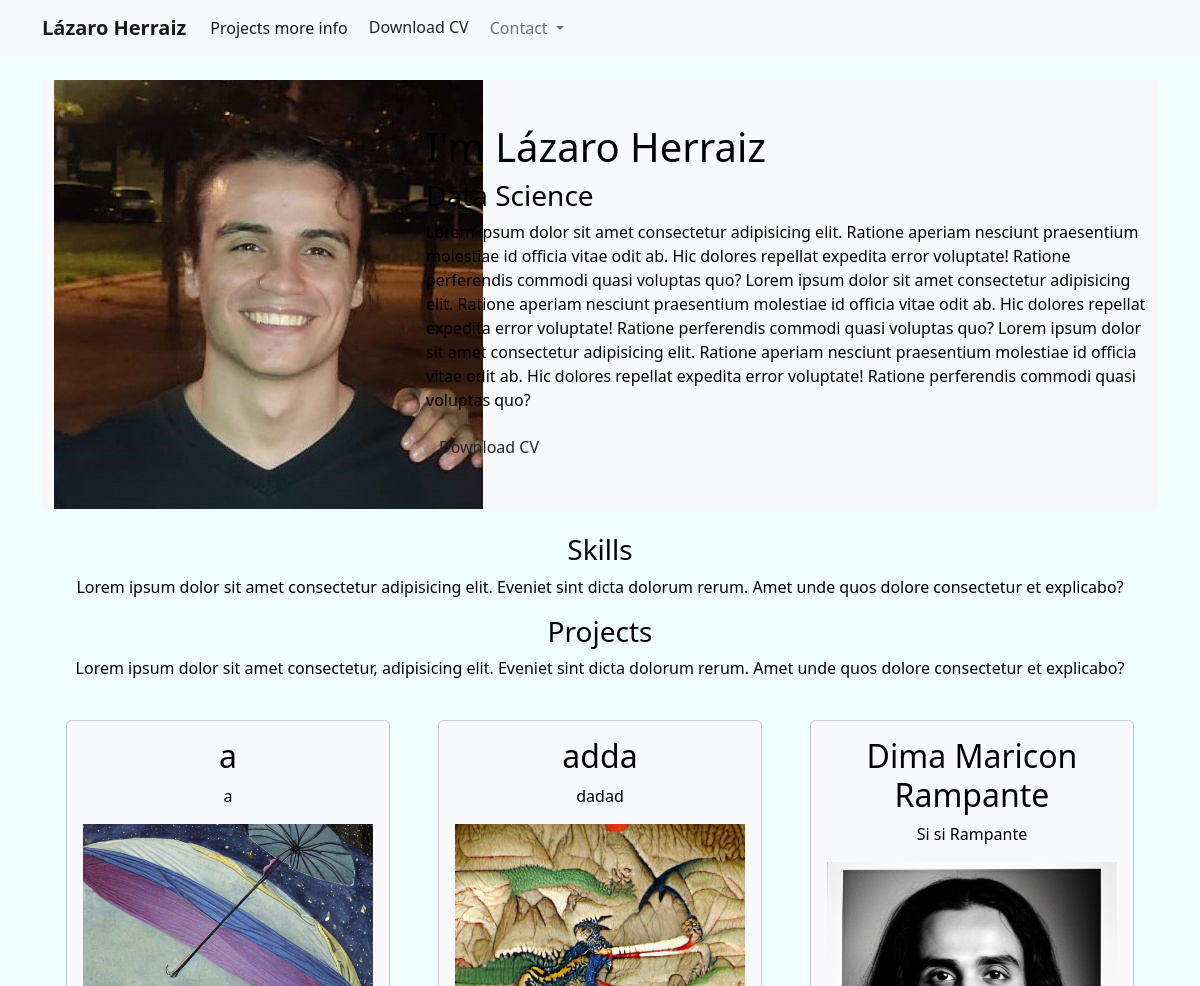
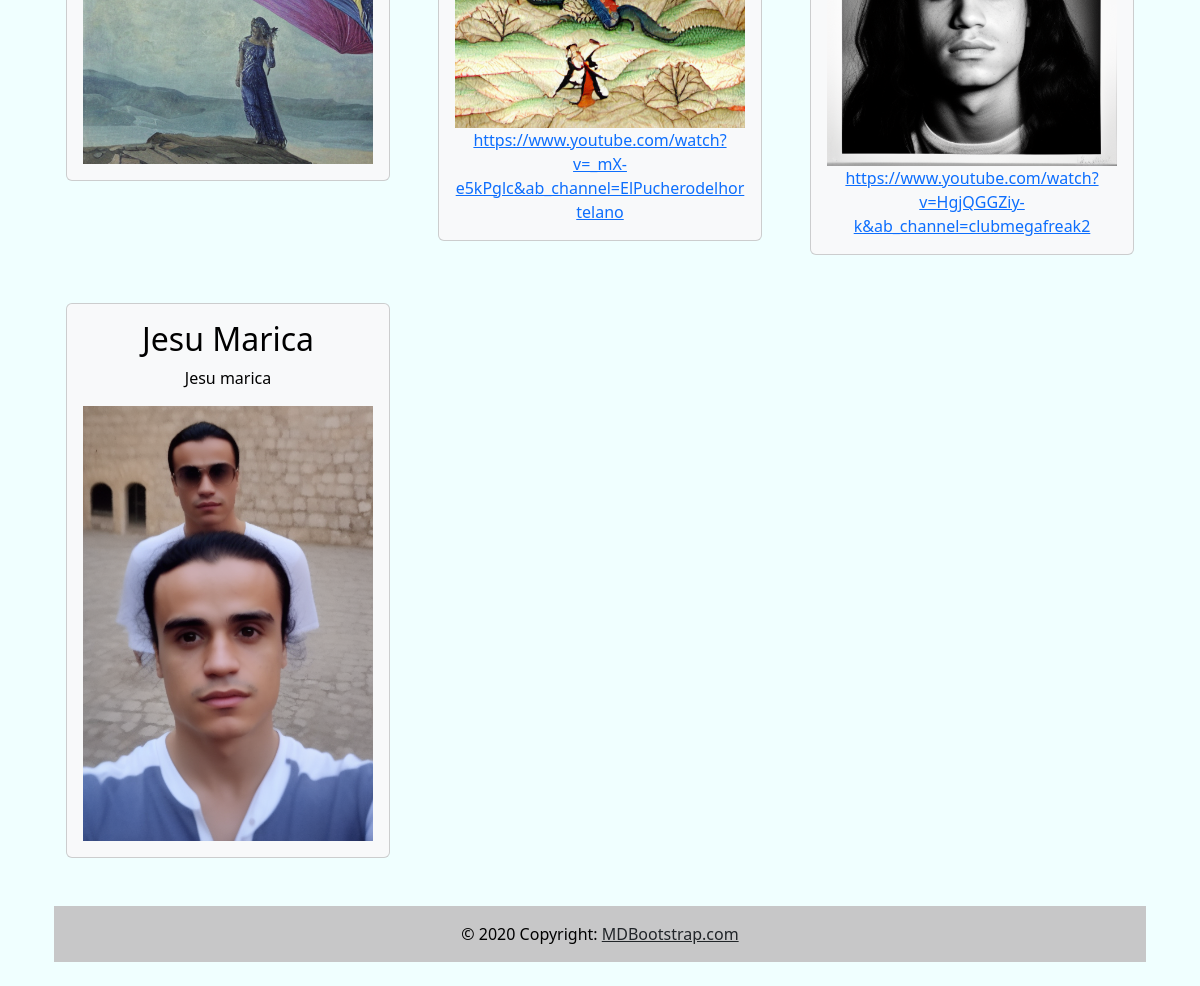
The page / on the database its author committed (2 pictures, top to bottom).
### portfolio/models.py (models this page shows)
class Projects(models.Model):
    title = CharField(max_length=100)
    description = CharField(max_length=300)
    image = ImageField(upload_to='portfolio/images/')
    url = URLField(blank=True)

### portfolio/views.py (the view)
# urls.py: 2. Add a URL to urlpatterns:  path('', views.home, name='home')
def home(request):
    projects  = Projects.objects.all
    return render(request,'home.html',{'projects':projects})

### portfolio/templates/home.html (shortened to what this page needs)
{% extends 'layout.html'%}
{% block content%}
{% load static%}
<header class="row bg-light" >
    <div class="col-md-4">
        <img src="{% static 'portfoliio\profile2.jpg' %}" alt ="">
    </div>
    <div class="col-md-8 my-auto">
        <h1> I'm Lázaro Herraiz</h1>
        <h3> Data Science </h3>
        <p>Lorem ipsum dolor sit amet consectetur adipisicing elit. Ratione aperiam nesciunt praesentium molestiae id officia
            vitae odit ab. Hic dolores repellat expedita error voluptate! Ratione perferendis commodi quasi voluptas quo?
            Lorem ipsum dolor sit amet consectetur adipisicing elit. Ratione aperiam nesciunt praesentium molestiae id officia
            vitae odit ab. Hic dolores repellat expedita error voluptate! Ratione perferendis commodi quasi voluptas quo?
            Lorem ipsum dolor sit amet consectetur adipisicing elit. Ratione aperiam nesciunt praesentium molestiae id officia
            vitae odit ab. Hic dolores repellat expedita error voluptate! Ratione perferendis commodi quasi voluptas quo?
        </p>
        <a
          class="btn"
          href={%static "portfoliio\CV.pdf" %}
          target="_blank"
          >
            Download CV</a>
    </div>
</header>
<div class="row my-4 text-center">
    <h3>Skills</h3>
    <p>
        Lorem ipsum dolor sit amet consectetur
        adipisicing elit. Eveniet sint dicta dolorum rerum.
        Amet unde quos dolore consectetur et explicabo?
    </p>
    <h3>Projects</h3>
    <p>
        Lorem ipsum dolor sit amet consectetur, adipisicing elit. Eveniet sint dicta dolorum rerum. Amet unde quos dolore consectetur et explicabo?
    </p>
    {% for project in projects %}
        <div class="col-md-4 p-4    ">
            <div class="card bg-light">
                <div class="card-body">
                    <h2> {{project.title}} </h2>
                    <p> {{project.description}}</p>
                    <img src="{{project.image.url}}" alt'{{project.title}}' class = 'img-fluid  '>
                    {%if project.url%}
                        <a href="{{project.url}}">{{project.url}}</a>
                    {%endif%}
                </div>
            </div>
        </div>
    {% endfor %}
    {% endblock %}

### portfolio/templates/layout.html (shortened to what this page needs)
{% load static%}
<!DOCTYPE html>
<html lang="en">
<head>
    <link href="https://cdn.jsdelivr.net/npm/bootstrap@5.2.3/dist/css/bootstrap.min.css"
    rel="stylesheet">
    <link rel = 'stylesheet' href="{% static 'main.css'%}">
</head>
<body class = 'text-black'>
    {% include 'partials/navbar.html'%}
    <div class = 'container p-4'> {% block content%}
        {% endblock %}</div>
    {% include 'partials/footer.html'%}
</body>
</html>

### portfolio/templates/partials/navbar.html (shortened to what this page needs)
{% load static%}
<nav class="navbar navbar-expand-lg bg-light">
  <div class="container">
    <a class="navbar-brand fw-bold" href="/">Lázaro Herraiz</a>
    <div class="collapse navbar-collapse" id="navbarNavAltMarkup">
      <div class="navbar-nav">
        <a class="nav-link active" aria-current="page" href="/blog/">Projects more info</a>
        <a
        class="btn"
        href="{% static 'portfoliio/CV.pdf' %}"
        target="_blank"
        >Download CV</a>
        <li class="nav-item dropdown">
          <a class="nav-link dropdown-toggle" href="#" role="button" data-bs-toggle="dropdown" aria-expanded="false">
            Contact
          </a>
        </li>
      </div>
    </div>
  </div>
</nav>

### portfolio/templates/partials/footer.html
<footer class="bg-light text-center text-lg-start">
    <div class="text-center p-3" style="background-color: rgba(0, 0, 0, 0.2);">
      © 2020 Copyright:
      <a class="text-dark" href="https://mdbootstrap.com/">MDBootstrap.com</a>
    </div>
  </footer>

### portfolio/static/main.css (style rules this page uses)
body { background-color: azure; }

### rows shown on the page
Projects: title "a", description "a", image (picture)
Projects: title "adda", description "dadad", image (picture), url "https://www.youtube.com/watch?v=_mX-e5kPglc&ab_channel=ElPucherodelhortelano"
Projects: title "Dima Maricon Rampante", description "Si si Rampante", image (picture), url "https://www.youtube.com/watch?v=HgjQGGZiy-k&ab_channel=clubmegafreak2"
Projects: title "Jesu Marica", description "Jesu marica", image (picture)
